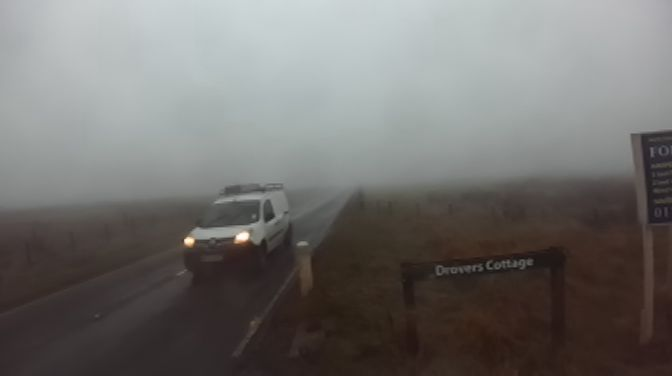
#> input picture img.png, 672 x 376 px
$ python t2.py
#> lines starting #> are read from the running program, lines starting #| are printed output that depends on the picture
#> in deHaze, `Y = np.zeros(m.shape)`: Y: shape (376, 672, 3) float64; every value is 0
# -*- coding: utf-8 -*-
"""
Created on Sat Jun  9 11:28:14 2018

@author: zhxing
"""

import cv2
import numpy as np


def zmMinFilterGray(src, r=7):
    '''''最小值滤波，r是滤波器半径'''
#> called with r = 7
    return cv2.erode(src, np.ones((2 * r - 1, 2 * r - 1)))
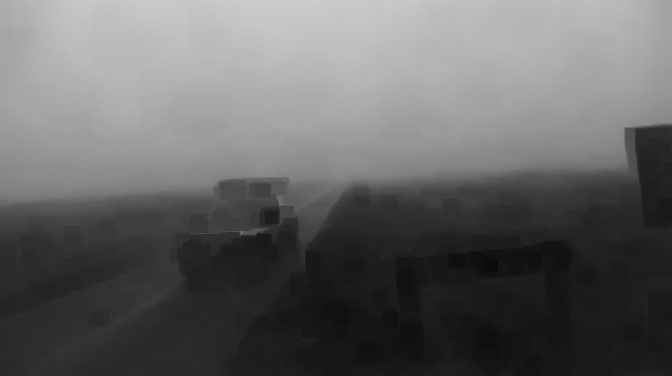
#> returned value: shape (376, 672) float64; min 0.0431, max 0.8, mean 0.395


# [12 lines of commented-out code are left out]

def guidedfilter(I, p, r, eps):
    '''''引导滤波，直接参考网上的matlab代码'''
#> called with r = 81, eps = 0.001
    height, width = I.shape
#> height = 376; width = 672
    m_I = cv2.boxFilter(I, -1, (r, r))
    m_p = cv2.boxFilter(p, -1, (r, r))
    m_Ip = cv2.boxFilter(I * p, -1, (r, r))
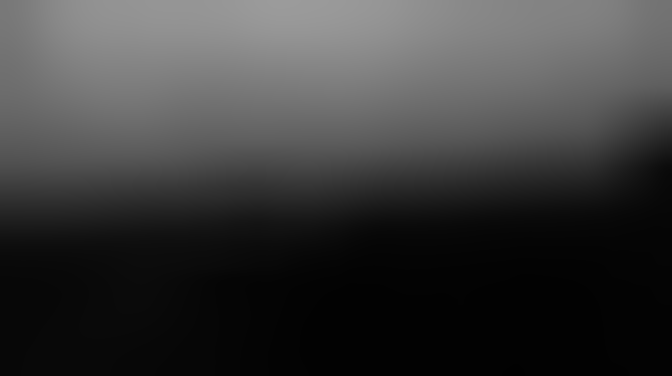
#> m_Ip: shape (376, 672) float64; min 0.0077, max 0.61, mean 0.23
    cov_Ip = m_Ip - m_I * m_p

    m_II = cv2.boxFilter(I * I, -1, (r, r))
    var_I = m_II - m_I * m_I
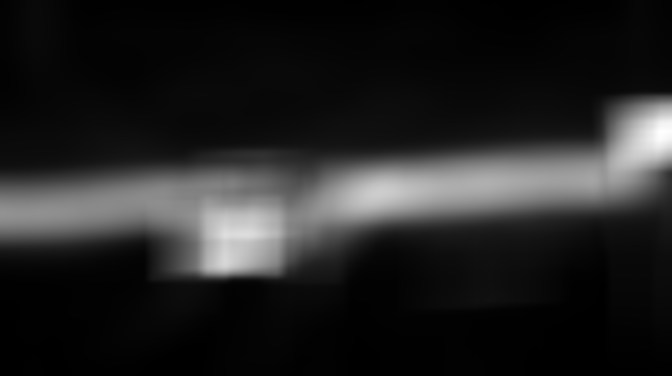
#> var_I: shape (376, 672) float64; min 2.11e-05, max 0.0308, mean 0.00427; drawn with min black and max white

    a = cov_Ip / (var_I + eps)
    b = m_p - a * m_I
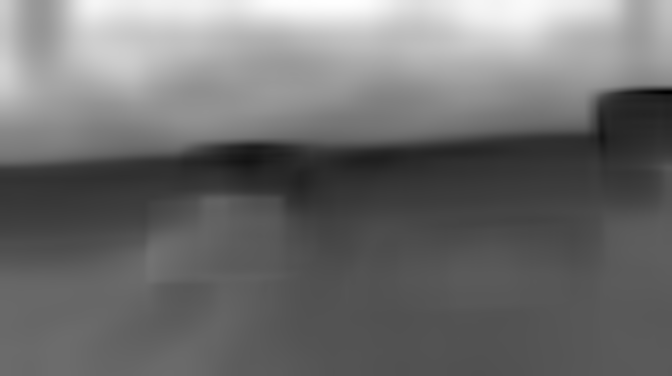
#> b: shape (376, 672) float64; min -0.22, max 0.685, mean 0.174; drawn with min black and max white

    m_a = cv2.boxFilter(a, -1, (r, r))
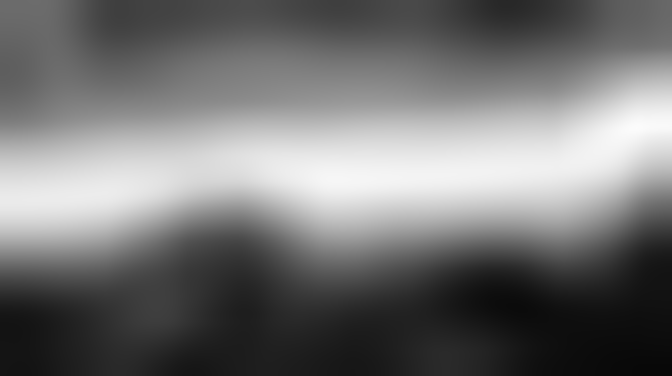
#> m_a: shape (376, 672) float64; min 0.0334, max 0.988, mean 0.456
    m_b = cv2.boxFilter(b, -1, (r, r))
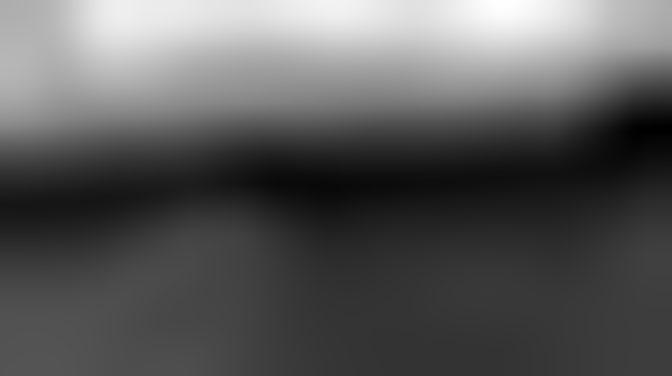
#> m_b: shape (376, 672) float64; min -0.0614, max 0.604, mean 0.174; drawn with min black and max white
    return m_a * I + m_b


def getV1(m, r, eps, w, maxV1):  # 输入rgb图像，值范围[0,1]
    '''''计算大气遮罩图像V1和光照值A, V1 = 1-t/A'''
    V1 = np.min(m, 2)  # 得到暗通道图像
    V1 = guidedfilter(V1, zmMinFilterGray(V1, 7), r, eps)  # 使用引导滤波优化
    bins = 2000
    ht = np.histogram(V1, bins)  # 计算大气光照A
    d = np.cumsum(ht[0]) / float(V1.size)
#> d = 2000 values from 1.19e-05 to 1
    for lmax in range(bins - 1, 0, -1):
        if d[lmax] <= 0.999:
            break
    A = np.mean(m, 2)[V1 >= ht[1][lmax]].max()
#> A = 0.839

    V1 = np.minimum(V1 * w, maxV1)  # 对值范围进行限制

    return V1, A


def deHaze(m, r=81, eps=0.001, w=0.95, maxV1=0.80, bGamma=False):
    Y = np.zeros(m.shape)
    V1, A = getV1(m, r, eps, w, maxV1)  # 得到遮罩图像和大气光照
#> A = 0.839
    for k in range(3):
        Y[:, :, k] = (m[:, :, k] - V1) / (1 - V1 / A)  # 颜色校正
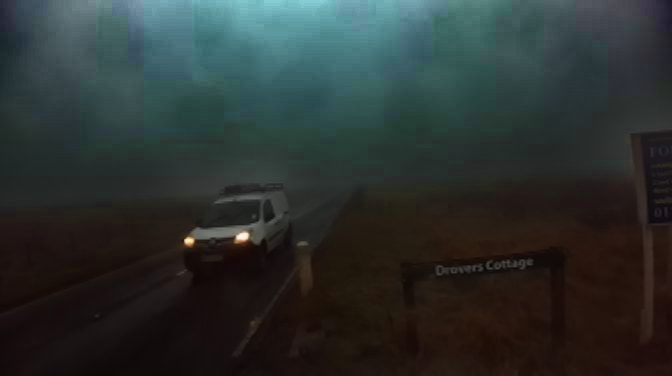
#> Y: shape (376, 672, 3) float64; mean B, G, R 0.183, 0.191, 0.161; drawn with min black and max white
    Y = np.clip(Y, 0, 1)
    if bGamma:
        Y = Y ** (np.log(0.5) / np.log(Y.mean()))  # gamma校正,默认不进行该操作
    return Y


if __name__ == '__main__':
    m = deHaze(cv2.imread('img.png') / 255.0) * 255
    cv2.imshow('defog', m.astype(np.uint8))
    cv2.waitKey(0)
    # cv2.imwrite('defog.jpg', m)
